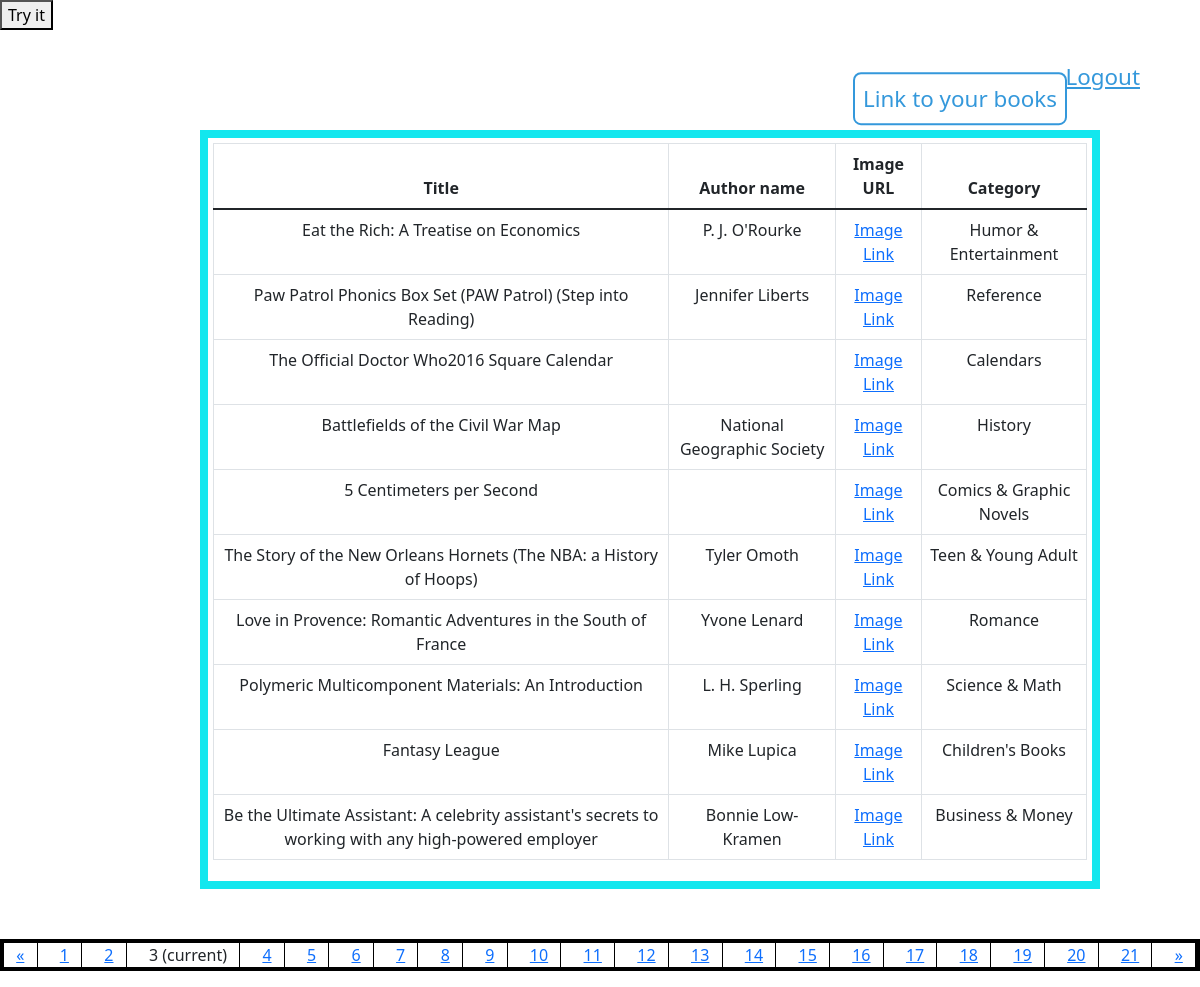
Page /?page=3 (signed in) on the committed database.
### library/models.py (models this page shows)
class Books(models.Model):
    id = models.AutoField(primary_key=True)
    image_url = models.URLField()
    title = models.CharField(max_length=100)
    author = models.CharField(max_length=100)
    category_id = models.ForeignKey(Category, null=True, on_delete=models.SET_NULL)
    category = models.CharField(max_length=100)
    created_by_user_id = models.ForeignKey(User, null=True, on_delete=models.SET_NULL)

### library/views.py (the view)
# urls.py: 2. Add a URL to urlpatterns:  path('', views.home, name='home')
def home(request):
    if request.user.is_authenticated == False:
        return render(request, "unauth.html")
    book_list = Books.objects.all()
    categories = Category.objects.all()
    category = request.GET.get("category")
    if category is not None:
        book_list = book_list.filter(category=category)
        print(book_list.count())
    page = request.GET.get("page", 1)
    paginator = Paginator(book_list, 10)
    try:
        books = paginator.page(page)
    except PageNotAnInteger:
        books = paginator.page(1)
    except EmptyPage:
        books = paginator.page(paginator.num_pages)
    return render(request, "home.html", {"books": books, "categories": categories})

### library/templates/home.html (shortened to what this page needs)
<!DOCTYPE html>
<html lang="en">
<head>
<link href="https://cdn.jsdelivr.net/npm/bootstrap@5.1.3/dist/css/bootstrap.min.css" rel="stylesheet">
</head>
<body>
    <div class="wrapper-div">
        <a href="{% url 'logout' %}" class="btn admin-btn" id="admin-btn">Logout</a>
        <a href="{% url 'mybooks' %}" class="apply-link" id="apply-link">Link to your books</a>
    </div>
    <button onclick="myFunction()">Try it</button>
<div class="books">
<table class="table table-bordered">
  <thead>
    <tr>
      <th>Title</th>
      <th>Author name</th>
      <th>Image URL</th>
      <th>Category</th>
    </tr>
  </thead>
  <tbody>
    {% for book in books %}
      <tr>
        <td>{{ book.title }}</td>
        <td>{{ book.author }}</td>
        <td><a href="{{ book.image_url }}" target="_blank">Image Link</a></td>
         <td>{{book.category}}</td>
      </tr>
    {% endfor %}
  </tbody>
</table>
</div>
<nav aria-label="Page navigation example">
{% if books.has_other_pages %}
  <ul class="pagination">
    {% if books.has_previous %}
      <li><a href="?page={{ books.previous_page_number }}">&laquo;</a></li>
    {% else %}
      <li class="disabled"><span>&laquo;</span></li>
    {% endif %}
    {% for i in books.paginator.page_range %}
      {% if books.number == i %}
        <li class="active"><span>{{ i }} <span class="sr-only">(current)</span></span></li>
      {% else %}
        <li><a href="?page={{ i }}">{{ i }}</a></li>
      {% endif %}
    {% endfor %}
    {% if books.has_next %}
      <li><a href="?page={{ books.next_page_number }}">&raquo;</a></li>
    {% else %}
      <li class="disabled"><span>&raquo;</span></li>
    {% endif %}
  </ul>
{% endif %}
</nav>
</body>
</html>

### library/templates/home.html (style rules this page uses)
.books { margin-top: 100px; margin-left: 200px; border: #13e7ee 8px solid; padding:5px; width:75%; text-align: center; position:static; }
.pagination { flex-direction: row; gap:1px; margin-top: 50px; display: grid; grid-auto-flow: column; grid-column-gap: 10px; border: #000 4px solid; }
.pagination li { border-right: solid #000 1px; text-align: center; }
.admin-btn { position: absolute; top: 50px; right: 50px; border-radius: 8px; background-color: #fff; border: none; text-decoration: underline; color: #3498db; padding: 10px; font-size: 1.4rem; cursor: pointer; }
.apply-link { position: absolute; top: 10%; right: 20%; transform: translate(50%, -50%); text-decoration: none; border-radius: 8px; background-color: #fff; border: #3498db 2px solid; color: #3498db; padding: 8px; font-size: 1.4rem; }

### rows in the picture
Books: title "Eat the Rich: A Treatise on Economics", author "P. J. O'Rourke", category "Humor & Entertainment"
Books: title "Paw Patrol Phonics Box Set (PAW Patrol) (Step into Reading)", author "Jennifer Liberts", category "Reference"
Books: title "The Official Doctor Who2016 Square Calendar", category "Calendars"
Books: title "Battlefields of the Civil War Map", author "National Geographic Society", category "History"
Books: title "5 Centimeters per Second", category "Comics & Graphic Novels"
Books: title "The Story of the New Orleans Hornets (The NBA: a History of Hoops)", author "Tyler Omoth", category "Teen & Young Adult"
Books: title "Love in Provence: Romantic Adventures in the South of France", author "Yvone Lenard", category "Romance"
Books: title "Polymeric Multicomponent Materials: An Introduction", author "L. H. Sperling", category "Science & Math"
Books: title "Fantasy League", author "Mike Lupica", category "Children's Books"
Books: title "Be the Ultimate Assistant: A celebrity assistant's secrets to working with any high-powered employer", author "Bonnie Low-Kramen", category "Business & Money"

### other values in the picture
{{ i }} "1" "2" "4" "5" "6" "7" "8" "9" "10" "11" "12" "13" "14" "15" "16" "17" "18" "19" "20" "21"
{{ i }} "3"
